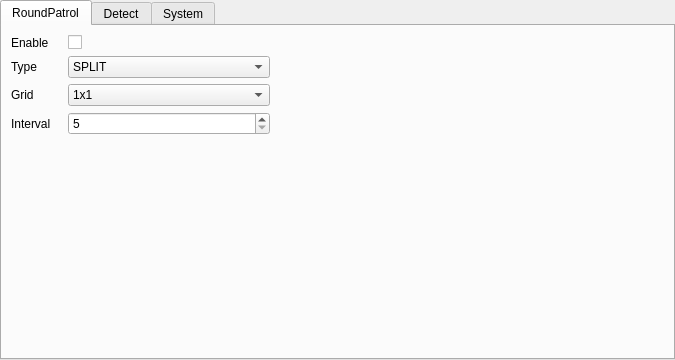
<?xml version="1.0" encoding="UTF-8"?>
<ui version="4.0">
 <class>SettingPageSystem</class>
 <widget class="QWidget" name="SettingPageSystem">
  <property name="geometry">
   <rect>
    <x>0</x>
    <y>0</y>
    <width>675</width>
    <height>360</height>
   </rect>
  </property>
  <property name="windowTitle">
   <string>Form</string>
  </property>
  <property name="styleSheet">
   <string notr="true"/>
  </property>
  <layout class="QGridLayout" name="gridLayout_2" columnstretch="0">
   <property name="leftMargin">
    <number>0</number>
   </property>
   <property name="topMargin">
    <number>0</number>
   </property>
   <property name="rightMargin">
    <number>0</number>
   </property>
   <property name="bottomMargin">
    <number>0</number>
   </property>
   <item row="1" column="0">
    <widget class="QTabWidget" name="tabWidget">
     <property name="styleSheet">
      <string notr="true"/>
     </property>
     <property name="currentIndex">
      <number>0</number>
     </property>
     <widget class="QWidget" name="tabRoundPatral">
      <attribute name="title">
       <string>RoundPatrol</string>
      </attribute>
      <layout class="QGridLayout" name="gridLayout_5" columnstretch="2,3">
       <item row="0" column="0">
        <layout class="QGridLayout" name="gridLayout_4" columnstretch="1,4">
         <item row="0" column="0">
          <widget class="QLabel" name="label_2">
           <property name="text">
            <string>Enable</string>
           </property>
          </widget>
         </item>
         <item row="1" column="1">
          <widget class="QComboBox" name="comboBoxRPType">
           <item>
            <property name="text">
             <string>SPLIT</string>
            </property>
           </item>
           <item>
            <property name="text">
             <string>CHANNELS</string>
            </property>
           </item>
           <item>
            <property name="text">
             <string>BOTH</string>
            </property>
           </item>
          </widget>
         </item>
         <item row="1" column="0">
          <widget class="QLabel" name="label_3">
           <property name="text">
            <string>Type</string>
           </property>
          </widget>
         </item>
         <item row="3" column="0">
          <widget class="QLabel" name="label_4">
           <property name="text">
            <string>Interval</string>
           </property>
          </widget>
         </item>
         <item row="3" column="1">
          <widget class="QSpinBox" name="spinBox">
           <property name="minimum">
            <number>5</number>
           </property>
           <property name="maximum">
            <number>120</number>
           </property>
          </widget>
         </item>
         <item row="0" column="1">
          <widget class="QCheckBox" name="checkBoxRPEnable">
           <property name="text">
            <string/>
           </property>
          </widget>
         </item>
         <item row="2" column="0">
          <widget class="QLabel" name="label_5">
           <property name="text">
            <string>Grid</string>
           </property>
          </widget>
         </item>
         <item row="2" column="1">
          <widget class="QComboBox" name="comboBoxSplit">
           <item>
            <property name="text">
             <string>1x1</string>
            </property>
            <property name="icon">
             <iconset resource="../../res/src.qrc">
              <normaloff>:/img/1x1.png</normaloff>:/img/1x1.png</iconset>
            </property>
           </item>
           <item>
            <property name="text">
             <string>2x2</string>
            </property>
            <property name="icon">
             <iconset resource="../../res/src.qrc">
              <normaloff>:/img/2x2.png</normaloff>:/img/2x2.png</iconset>
            </property>
           </item>
           <item>
            <property name="text">
             <string>1+7</string>
            </property>
            <property name="icon">
             <iconset resource="../../res/src.qrc">
              <normaloff>:/img/1+7.png</normaloff>:/img/1+7.png</iconset>
            </property>
           </item>
           <item>
            <property name="text">
             <string>4x4</string>
            </property>
            <property name="icon">
             <iconset resource="../../res/src.qrc">
              <normaloff>:/img/4x4.png</normaloff>:/img/4x4.png</iconset>
            </property>
           </item>
          </widget>
         </item>
        </layout>
       </item>
       <item row="1" column="0">
        <spacer name="verticalSpacer_2">
         <property name="orientation">
          <enum>Qt::Vertical</enum>
         </property>
         <property name="sizeHint" stdset="0">
          <size>
           <width>20</width>
           <height>241</height>
          </size>
         </property>
        </spacer>
       </item>
       <item row="1" column="1">
        <widget class="QWidget" name="widget_2" native="true"/>
       </item>
      </layout>
     </widget>
     <widget class="QWidget" name="tabDetect">
      <attribute name="title">
       <string>Detect</string>
      </attribute>
      <layout class="QGridLayout" name="gridLayout_3" rowstretch="0,0" columnstretch="2,3">
       <item row="0" column="0">
        <layout class="QGridLayout" name="gridLayout" columnstretch="1,4">
         <item row="0" column="1">
          <widget class="QCheckBox" name="checkBoxDetectEnable">
           <property name="text">
            <string/>
           </property>
          </widget>
         </item>
         <item row="0" column="0">
          <widget class="QLabel" name="label">
           <property name="text">
            <string>Enable</string>
           </property>
          </widget>
         </item>
        </layout>
       </item>
       <item row="1" column="0">
        <spacer name="verticalSpacer">
         <property name="orientation">
          <enum>Qt::Vertical</enum>
         </property>
         <property name="sizeHint" stdset="0">
          <size>
           <width>20</width>
           <height>293</height>
          </size>
         </property>
        </spacer>
       </item>
       <item row="1" column="1">
        <widget class="QWidget" name="widget" native="true"/>
       </item>
      </layout>
     </widget>
     <widget class="QWidget" name="tabSystem">
      <attribute name="title">
       <string>System</string>
      </attribute>
      <layout class="QGridLayout" name="gridLayout_6" columnstretch="2,3">
       <item row="0" column="0">
        <layout class="QGridLayout" name="gridLayout_7" columnstretch="1,4">
         <item row="0" column="0">
          <widget class="QLabel" name="label_6">
           <property name="text">
            <string>Resolution</string>
           </property>
          </widget>
         </item>
         <item row="0" column="1">
          <widget class="QComboBox" name="comboBoxResolution">
           <item>
            <property name="text">
             <string>1920*1080</string>
            </property>
           </item>
           <item>
            <property name="text">
             <string>1280*1024</string>
            </property>
           </item>
           <item>
            <property name="text">
             <string>1024*768</string>
            </property>
           </item>
          </widget>
         </item>
        </layout>
       </item>
       <item row="1" column="0">
        <spacer name="verticalSpacer_2">
         <property name="orientation">
          <enum>Qt::Vertical</enum>
         </property>
         <property name="sizeHint" stdset="0">
          <size>
           <width>20</width>
           <height>241</height>
          </size>
         </property>
        </spacer>
       </item>
       <item row="1" column="1">
        <widget class="QWidget" name="widget_2" native="true"/>
       </item>
      </layout>
     </widget>
    </widget>
   </item>
  </layout>
 </widget>
 <resources>
  <include location="../../res/src.qrc"/>
 </resources>
 <connections/>
</ui>
